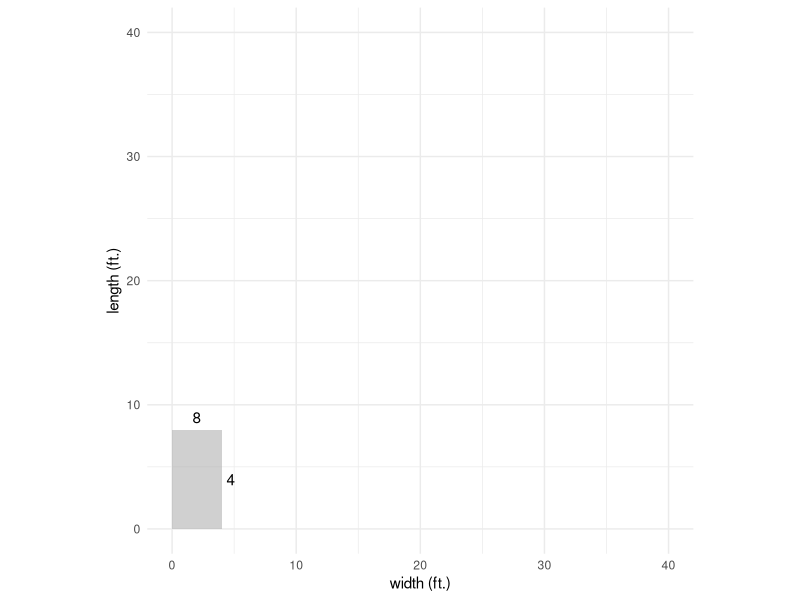

Generate this figure with R:
## ---- chunk 1
knitr::opts_chunk$set(echo = TRUE,
                      fig.width = 7,
                      fig.height = 7)

library(tidyverse)
## ---- chunk 2
l <- 8
w <- 4

fl <- 0.5

vol = 275

ggplot() +
  
  geom_rect(aes(xmin = 0, xmax = w,
                ymin = 0, ymax = l),
            fill = '#aaaaaa8d') +
  
  geom_text(aes(x = w / 2, y = l + 1,
                label = round(l,2))) +
  geom_text(aes(x = w + 0.75, y = l / 2,
                label = round(w,2))) +
  
  scale_x_continuous(limits = c(0,40),
                     name = 'width (ft.)') +
  scale_y_continuous(limits = c(0,40),
                     name = 'length (ft.)') +
  
  coord_equal() +
  theme_minimal()

